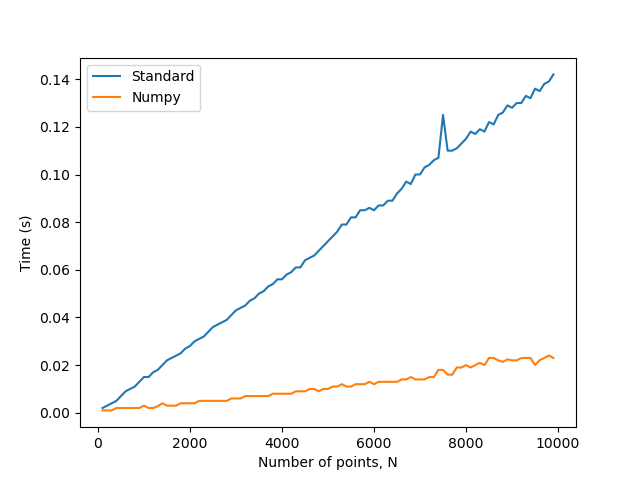

This figure's Python source:
import numpy as np
import matplotlib.pyplot as plt
import time 
import random

from aigeanpy.clustering import cluster as cluster_standard
from aigeanpy.clustering_numpy import cluster as cluster_numpy

def sample_data(N):
    """
    Creating N data points
    Parameters:
    -----------
    N: number of points
    Return:
    -------
    list
        data points
    """
    data_points = np.random.uniform(low = -8, high = 8, size = (N, 3))    #a 3D data point i.e. (x,y,z)

    return list(map(tuple,data_points))
    
    
def standard_runtime(N_values):
    """
    Calculating the time required to run the standard python base clustering function with varying input size
    Parameters:
    -----------
    N_values: number of data points
    Returns:
    --------
    list
        times to run the standard base clustering function on different values of N_values
    """
    standard_times = []

    for N in N_values:
        data_points = sample_data(N)
        standard_start = time.time()          #initialise the timer
        cluster_standard(data_points)        #call the function to begin the calculation
        standard_times.append(time.time() - standard_start)       #runtime 

    return standard_times

def numpy_runtime(N_values):
    """
    Calculating the time required to run the numpy version clustering function with varying input size
    Parameters:
    -----------
    N_values: number of data points
    Returns:
    --------
    list
        times to run the numpy clustering function on different values of N_values
    """
    numpy_times = []

    for N in N_values:
        data_points = sample_data(N)
        numpy_start = time.time()
        cluster_numpy(data_points)
        numpy_times.append(time.time() - numpy_start)

    return numpy_times


def plot_figure(N_values, save = False):
    """
    Plots the time required against trhe size of the input, with both versions on the same plot
    Parameters:
    -----------
    N_values: number of data points
    """

    plt.figure()
    plt.plot(N_values, standard_runtime(N_values), label = "Standard")
    plt.plot(N_values, numpy_runtime(N_values), label = "Numpy")
    plt.xlabel("Number of points, N")
    plt.ylabel("Time (s)")
    plt.legend(loc = "best")

    if save == True:
        plt.savefig("performance.png")

    plt.show()

if __name__ == "__main__":
    N_values = np.arange(100,10000,100)            #100 data points spaced between 100 and 10,000
    plot_figure(N_values, True)
